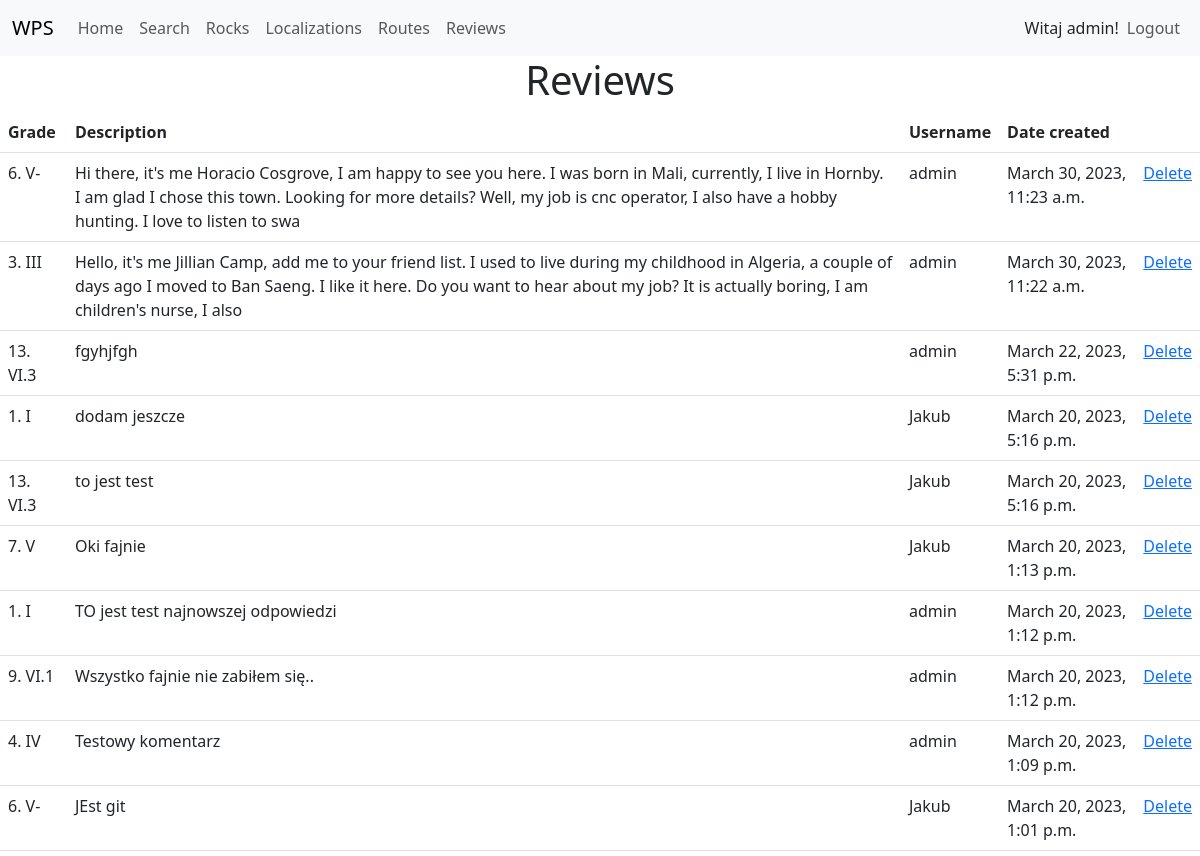
Page /reviews (signed in) on the earlier database version.
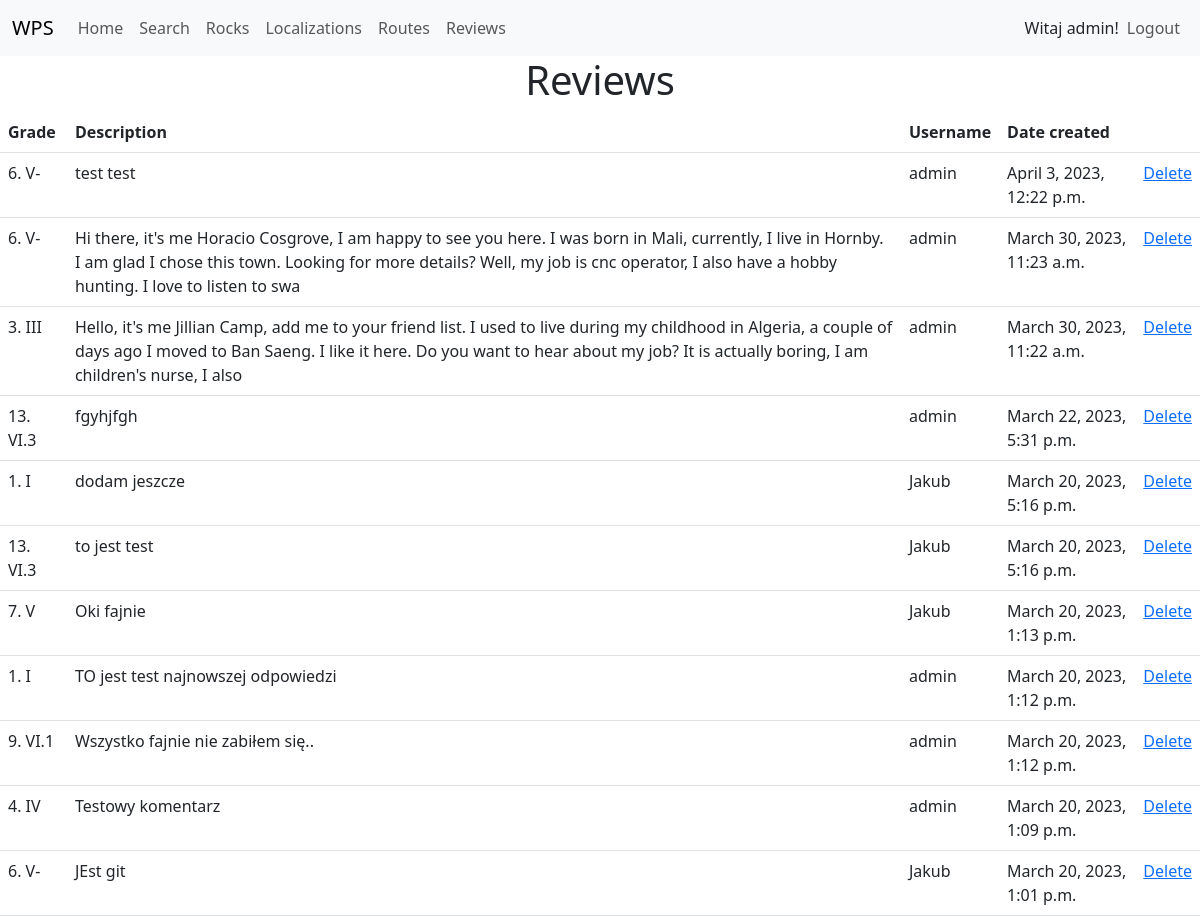
Same page on the later database version.
### climbing_website/models.py (models this page shows, shortened)
class RouteReview(models.Model):
    user_grade = models.ForeignKey(RouteGrade, on_delete=CASCADE, related_name="reviews")
    user_description = models.CharField(max_length=250)
    route = models.ForeignKey(Route, on_delete=CASCADE, related_name="reviews")
    user = models.ForeignKey(User, on_delete=SET_NULL, related_name="reviews", null=True)
    done = models.BooleanField(default=False)
    date_create = models.DateTimeField(auto_now=True, editable=True)

class RouteGrade(models.Model):
    name = models.CharField(max_length=5)
    number = models.IntegerField(default=0, )
    def __str__(self):
        return f"{self.id}. {self.name}"

### climbing_website/views_admin.py (the view)
# urls.py: path("reviews", views_admin.ReviewListView.as_view(), name="reviews"),
@admin_required
class ReviewListView(LoginRequiredMixin, ListView):
    queryset = RouteReview.objects.order_by("-date_create")
    context_object_name = "reviews"
    template_name = "climbing_website/reviews.html"

### climbing_website/templates/climbing_website/reviews.html (shortened to what this page needs)
{% extends "climbing_website/base.html" %}
{% block content %}
<h1 class="text-center">Reviews</h1>
<table class="table">
    <thead>
    <tr>
        <th>Grade</th>
        <th>Description</th>
        <th>Username</th>
        <th>Date created</th>
        <th></th>
    </tr>
    </thead>
    <tbody>
    {% for review in reviews %}
    <tr>
        <td>{{review.user_grade}}</td>
        <td>{{review.user_description}}</td>
        <td>{{review.user.username}}</td>
        <td>{{review.date_create}}</td>
        <td><a href="{% url 'delete_review' pk=review.id %}">Delete</a></td>
    </tr>
    {% endfor %}
    </tbody>
</table>
{% endblock %}

Differences in the rows shown:
added RouteReview: user_grade "6. V-", user_description "test test", user.username "admin", date_create "April 3, 2023, 12:22 p.m."
